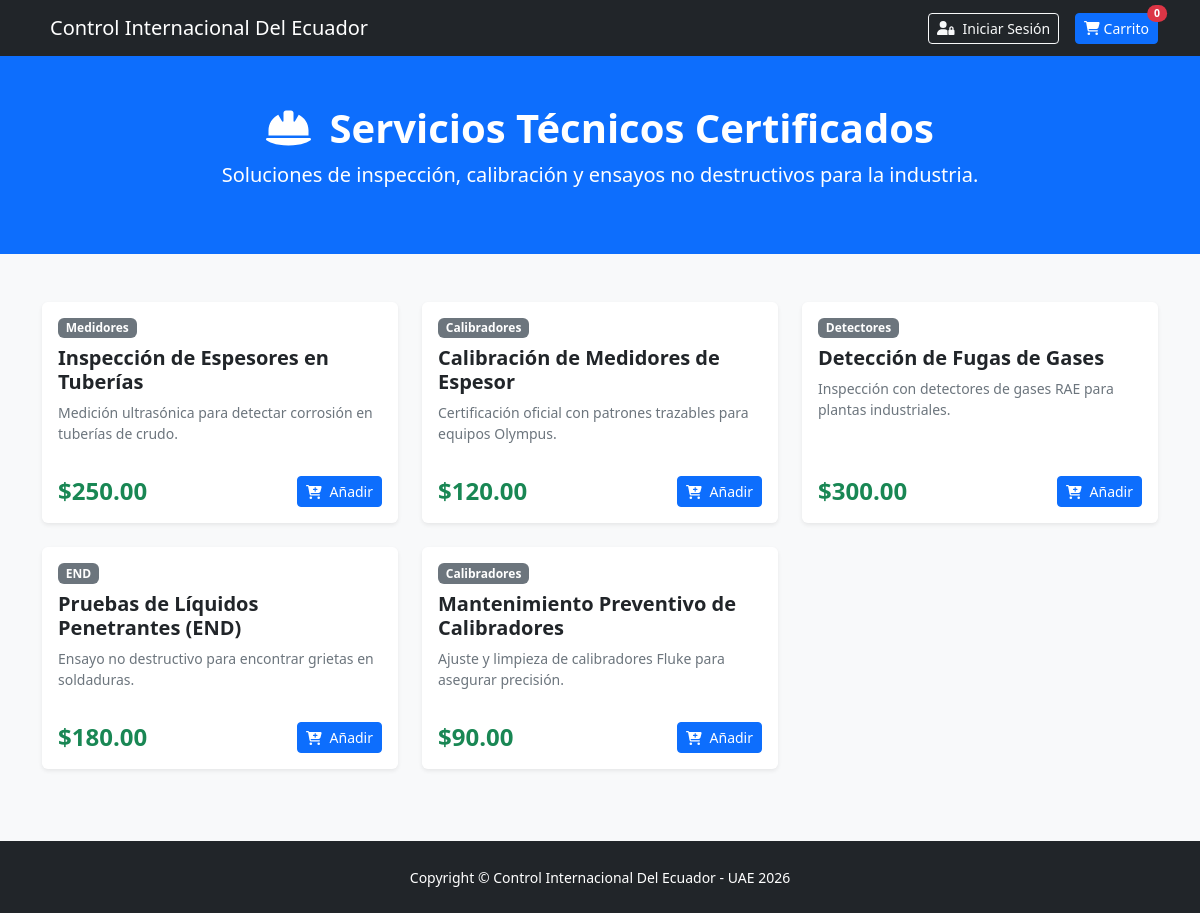
Page /tienda.php on the committed database.
### tables this page shows
CREATE TABLE `servicios` (
  `id_servicios` int NOT NULL,
  `nombre` varchar(150) NOT NULL,
  `descripcion` text,
  `precio` decimal(10,2) NOT NULL,
  `categoria_requerida` varchar(50) NOT NULL,
  `estado` enum('Activo','Inactivo') DEFAULT 'Activo',
  `creado_en` timestamp NOT NULL DEFAULT CURRENT_TIMESTAMP
);

### tienda.php (the view, shortened to what this page needs)
<?php
try {
    $pdo = Database::getInstance()->getConnection();
    $stmt = $pdo->query("SELECT id_servicios, nombre, descripcion, precio, categoria_requerida FROM servicios WHERE estado = 'Activo' ORDER BY id_servicios ASC");
    $servicios = $stmt->fetchAll(PDO::FETCH_ASSOC);
} catch (PDOException $e) {
    die("Error al cargar el catálogo: " . $e->getMessage());
}
$isAdmin = isset($_SESSION['user_id']);
$nombreUsuario = $_SESSION['user_name'] ?? 'Cliente';
$totalItemsCarrito = 0;
?>
<!DOCTYPE html>
<html lang="es">
<head>
    <link href="https://cdn.jsdelivr.net/npm/bootstrap@5.2.3/dist/css/bootstrap.min.css" rel="stylesheet" />
    <link href="public/css/styles.css" rel="stylesheet" />
</head>
<body class="bg-light d-flex flex-column min-vh-100">
    <nav class="navbar navbar-expand-lg navbar-dark bg-dark">
        <div class="container d-flex justify-content-between align-items-center">
            <div class="d-flex align-items-center gap-3">
                <a class="navbar-brand mb-0 ms-2" href="tienda.php">
                    Control Internacional Del Ecuador
                </a>
            </div>
            <div class="d-flex align-items-center gap-3">
                <?php if ($isAdmin): ?>
                    <span class="text-white small d-none d-md-block">
                        <i class="fas fa-user-circle me-1"></i> <?= htmlspecialchars($nombreUsuario) ?>
                    </span>
                <?php else: ?>
                    <a href="login.php" class="btn btn-outline-light btn-sm">
                        <i class="fas fa-user-lock me-1"></i> Iniciar Sesión
                    </a>
                <?php endif; ?>
                <a href="carrito.php" class="btn btn-primary btn-sm position-relative">
                    <i class="fas fa-shopping-cart"></i> Carrito
                    <span class="position-absolute top-0 start-100 translate-middle badge rounded-pill bg-danger" id="contadorCarrito">
                        <?= $totalItemsCarrito ?>
                    </span>
                </a>
            </div>
        </div>
    </nav>
    <header class="bg-primary text-white text-center py-5 mb-5">
        <div class="container">
            <h1 class="fw-bold"><i class="fas fa-hard-hat me-2"></i> Servicios Técnicos Certificados</h1>
            <p class="lead">Soluciones de inspección, calibración y ensayos no destructivos para la industria.</p>
        </div>
    </header>
    <div class="container mb-5 flex-grow-1">
        <div class="row">
            <?php if (!empty($servicios)): ?>
                <?php $delay = 0.1; foreach ($servicios as $srv): ?>
                    <div class="col-lg-4 col-md-6 mb-4 animacion-entrada" style="animation-delay: <?= $delay ?>s;">
                        <div class="card h-100 shadow-sm border-0 card-servicio">
                            <div class="card-body d-flex flex-column">
                                <span class="badge bg-secondary mb-2 align-self-start"><?= htmlspecialchars($srv['categoria_requerida']) ?></span>
                                <h5 class="card-title fw-bold"><?= htmlspecialchars($srv['nombre']) ?></h5>
                                <p class="card-text text-muted small flex-grow-1"><?= htmlspecialchars($srv['descripcion']) ?></p>
                                <div class="d-flex justify-content-between align-items-center mt-3">
                                    <h4 class="text-success fw-bold mb-0">$<?= number_format($srv['precio'], 2) ?></h4>
                                    <button class="btn btn-primary btn-sm btnAgregar" data-id="<?= $srv['id_servicios'] ?>">
                                        <i class="fas fa-cart-plus me-1"></i> Añadir
                                    </button>
                                </div>
                            </div>
                        </div>
                    </div>
                <?php $delay += 0.15; endforeach; ?>
            <?php else: ?>
                <div class="col-12 text-center">
                    <div class="alert alert-warning">No hay servicios disponibles por el momento.</div>
                </div>
            <?php endif; ?>
        </div>
    </div>
    <footer class="py-4 bg-dark text-white text-center mt-auto">
        <div class="container">
            <small>Copyright &copy; Control Internacional Del Ecuador - UAE 2026</small>
        </div>
    </footer>
</body>
</html>

### tienda.php (style rules this page uses)
.card-servicio { transition: transform 0.3s ease, box-shadow 0.3s ease; }
.animacion-entrada { animation: aparecer 0.6s ease-out forwards; opacity: 0; }

### rows in the picture
servicios: categoria_requerida "Medidores", nombre "Inspección de Espesores en Tuberías", descripcion "Medición ultrasónica para detectar corrosión en tuberías de crudo.", precio "250.00"
servicios: categoria_requerida "Calibradores", nombre "Calibración de Medidores de Espesor", descripcion "Certificación oficial con patrones trazables para equipos Olympus.", precio "120.00"
servicios: categoria_requerida "Detectores", nombre "Detección de Fugas de Gases", descripcion "Inspección con detectores de gases RAE para plantas industriales.", precio "300.00"
servicios: categoria_requerida "END", nombre "Pruebas de Líquidos Penetrantes (END)", descripcion "Ensayo no destructivo para encontrar grietas en soldaduras.", precio "180.00"
servicios: categoria_requerida "Calibradores", nombre "Mantenimiento Preventivo de Calibradores", descripcion "Ajuste y limpieza de calibradores Fluke para asegurar precisión.", precio "90.00"

### other values in the picture
$totalItemsCarrito "0"
